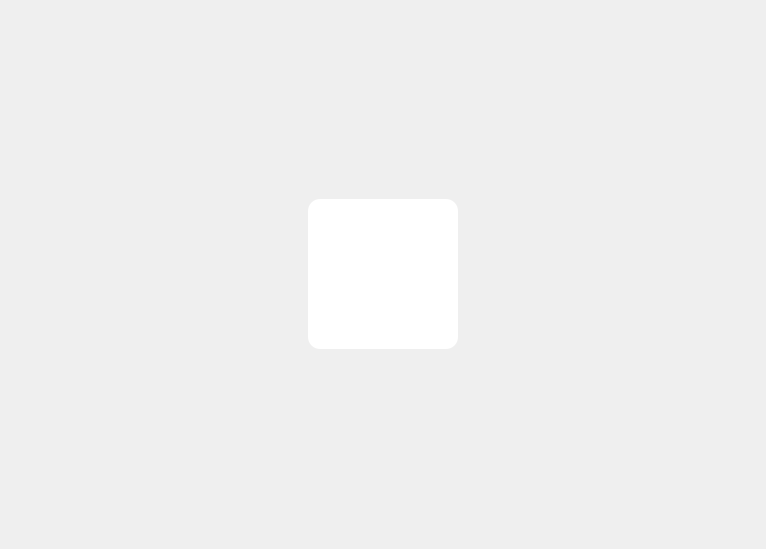
<?xml version="1.0" encoding="UTF-8"?>
<ui version="4.0">
 <class>LoadingDialog</class>
 <widget class="QDialog" name="LoadingDialog">
  <property name="geometry">
   <rect>
    <x>0</x>
    <y>0</y>
    <width>766</width>
    <height>549</height>
   </rect>
  </property>
  <property name="windowTitle">
   <string>Dialog</string>
  </property>
  <property name="styleSheet">
   <string notr="true">#dialogContainer {
	background-color: white;
	border-radius: 12px;
	border: none;
}

#bodyContainer {
	border-bottom-left-radius: 12px;
	border-bottom-right-radius: 12px;
}


QLabel {
	color: #1A1A1A;
	font-family: Open Sans;
	font-weight: 600;
	font-size: 16px;
	line-height: 24px;
	letter-spacing: 0%;
}

QPushButton {
	background: transparent;
	border: none;
}</string>
  </property>
  <layout class="QHBoxLayout" name="horizontalLayout_2">
   <item>
    <widget class="QWidget" name="dialogContainer" native="true">
     <property name="sizePolicy">
      <sizepolicy hsizetype="Fixed" vsizetype="Preferred">
       <horstretch>0</horstretch>
       <verstretch>0</verstretch>
      </sizepolicy>
     </property>
     <property name="minimumSize">
      <size>
       <width>150</width>
       <height>150</height>
      </size>
     </property>
     <property name="maximumSize">
      <size>
       <width>150</width>
       <height>150</height>
      </size>
     </property>
     <property name="styleSheet">
      <string notr="true"/>
     </property>
     <layout class="QVBoxLayout" name="verticalLayout_2">
      <property name="spacing">
       <number>0</number>
      </property>
      <property name="leftMargin">
       <number>0</number>
      </property>
      <property name="topMargin">
       <number>0</number>
      </property>
      <property name="rightMargin">
       <number>0</number>
      </property>
      <property name="bottomMargin">
       <number>0</number>
      </property>
     </layout>
    </widget>
   </item>
  </layout>
 </widget>
 <resources/>
 <connections/>
</ui>
